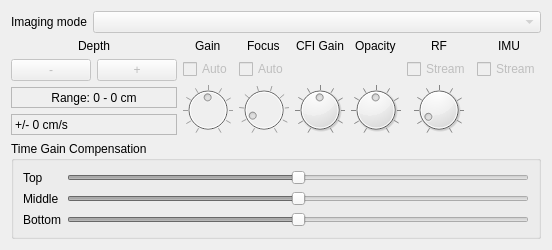
      <widget class="QWidget" name="_prms">
       <attribute name="title">
        <string>Params</string>
       </attribute>
       <layout class="QVBoxLayout" name="verticalLayout_2">
        <item>
         <layout class="QFormLayout" name="_mode_layout">
          <item row="0" column="1">
           <widget class="QComboBox" name="modes">
            <property name="enabled">
             <bool>false</bool>
            </property>
           </widget>
          </item>
          <item row="0" column="0">
           <widget class="QLabel" name="label_2">
            <property name="text">
             <string>Imaging mode</string>
            </property>
           </widget>
          </item>
         </layout>
        </item>
        <item>
         <layout class="QGridLayout" name="_dial_layout">
          <item row="0" column="0" alignment="Qt::AlignHCenter">
           <widget class="QLabel" name="depth_label">
            <property name="text">
             <string>Depth</string>
            </property>
           </widget>
          </item>
          <item row="0" column="1" alignment="Qt::AlignHCenter">
           <widget class="QLabel" name="gain_label">
            <property name="text">
             <string>Gain</string>
            </property>
           </widget>
          </item>
          <item row="0" column="2" alignment="Qt::AlignHCenter">
           <widget class="QLabel" name="focus_label">
            <property name="text">
             <string>Focus</string>
            </property>
           </widget>
          </item>
          <item row="0" column="3" alignment="Qt::AlignHCenter">
           <widget class="QLabel" name="cfigain_label">
            <property name="text">
             <string>CFI Gain</string>
            </property>
           </widget>
          </item>
          <item row="0" column="4" alignment="Qt::AlignHCenter">
           <widget class="QLabel" name="opacity_label">
            <property name="text">
             <string>Opacity</string>
            </property>
           </widget>
          </item>
          <item row="0" column="5" alignment="Qt::AlignHCenter">
           <widget class="QLabel" name="rf_label">
            <property name="text">
             <string>RF</string>
            </property>
           </widget>
          </item>
          <item row="0" column="6" alignment="Qt::AlignHCenter">
           <widget class="QLabel" name="imu_label">
            <property name="text">
             <string>IMU</string>
            </property>
           </widget>
          </item>
          <item row="1" column="0" rowspan="2">
           <layout class="QGridLayout" name="_depth_layout">
            <item row="0" column="0">
             <widget class="QPushButton" name="decdepth">
              <property name="enabled">
               <bool>false</bool>
              </property>
              <property name="text">
               <string>-</string>
              </property>
             </widget>
            </item>
            <item row="0" column="1">
             <widget class="QPushButton" name="incdepth">
              <property name="enabled">
               <bool>false</bool>
              </property>
              <property name="text">
               <string>+</string>
              </property>
             </widget>
            </item>
            <item row="1" column="0" colspan="2">
             <widget class="QLabel" name="maxdepth">
              <property name="frameShape">
               <enum>QFrame::StyledPanel</enum>
              </property>
              <property name="text">
               <string>Range: 0 - 0 cm</string>
              </property>
              <property name="alignment">
               <set>Qt::AlignCenter</set>
              </property>
             </widget>
            </item>
            <item row="2" column="0" colspan="2">
             <widget class="QLabel" name="velocity">
              <property name="enabled">
               <bool>true</bool>
              </property>
              <property name="frameShape">
               <enum>QFrame::StyledPanel</enum>
              </property>
              <property name="text">
               <string>+/- 0 cm/s</string>
              </property>
             </widget>
            </item>
           </layout>
          </item>
          <item row="1" column="1" alignment="Qt::AlignHCenter">
           <widget class="QCheckBox" name="autogain">
            <property name="enabled">
             <bool>false</bool>
            </property>
            <property name="text">
             <string>Auto</string>
            </property>
           </widget>
          </item>
          <item row="1" column="2" alignment="Qt::AlignHCenter">
           <widget class="QCheckBox" name="autofocus">
            <property name="enabled">
             <bool>false</bool>
            </property>
            <property name="text">
             <string>Auto</string>
            </property>
           </widget>
          </item>
          <item row="1" column="5" alignment="Qt::AlignHCenter">
           <widget class="QCheckBox" name="rfStream">
            <property name="enabled">
             <bool>false</bool>
            </property>
            <property name="text">
             <string>Stream</string>
            </property>
           </widget>
          </item>
          <item row="1" column="6" alignment="Qt::AlignHCenter">
           <widget class="QCheckBox" name="imu">
            <property name="enabled">
             <bool>false</bool>
            </property>
            <property name="text">
             <string>Stream</string>
            </property>
           </widget>
          </item>
          <item row="2" column="1" alignment="Qt::AlignHCenter">
           <widget class="QDial" name="gain">
            <property name="enabled">
             <bool>false</bool>
            </property>
            <property name="maximumSize">
             <size>
              <width>50</width>
              <height>50</height>
             </size>
            </property>
            <property name="toolTip">
             <string>Gain</string>
            </property>
            <property name="minimum">
             <number>1</number>
            </property>
            <property name="maximum">
             <number>100</number>
            </property>
            <property name="value">
             <number>50</number>
            </property>
            <property name="notchTarget">
             <double>10.000000000000000</double>
            </property>
            <property name="notchesVisible">
             <bool>true</bool>
            </property>
           </widget>
          </item>
          <item row="2" column="2" alignment="Qt::AlignHCenter">
           <widget class="QDial" name="focus">
            <property name="enabled">
             <bool>false</bool>
            </property>
            <property name="maximumSize">
             <size>
              <width>50</width>
              <height>50</height>
             </size>
            </property>
            <property name="toolTip">
             <string>Focus</string>
            </property>
            <property name="minimum">
             <number>1</number>
            </property>
            <property name="maximum">
             <number>10</number>
            </property>
            <property name="pageStep">
             <number>1</number>
            </property>
            <property name="value">
             <number>2</number>
            </property>
            <property name="notchTarget">
             <double>1.000000000000000</double>
            </property>
            <property name="notchesVisible">
             <bool>true</bool>
            </property>
           </widget>
          </item>
          <item row="2" column="3" alignment="Qt::AlignHCenter">
           <widget class="QDial" name="cfigain">
            <property name="maximumSize">
             <size>
              <width>50</width>
              <height>50</height>
             </size>
            </property>
            <property name="toolTip">
             <string>Color Gain</string>
            </property>
            <property name="minimum">
             <number>1</number>
            </property>
            <property name="maximum">
             <number>100</number>
            </property>
            <property name="value">
             <number>50</number>
            </property>
            <property name="notchTarget">
             <double>10.000000000000000</double>
            </property>
            <property name="notchesVisible">
             <bool>true</bool>
            </property>
           </widget>
          </item>
          <item row="2" column="4" alignment="Qt::AlignHCenter">
           <widget class="QDial" name="opacity">
            <property name="minimumSize">
             <size>
              <width>0</width>
              <height>0</height>
             </size>
            </property>
            <property name="maximumSize">
             <size>
              <width>50</width>
              <height>50</height>
             </size>
            </property>
            <property name="toolTip">
             <string>Strain Opacity</string>
            </property>
            <property name="minimum">
             <number>1</number>
            </property>
            <property name="maximum">
             <number>100</number>
            </property>
            <property name="value">
             <number>50</number>
            </property>
            <property name="notchTarget">
             <double>10.000000000000000</double>
            </property>
            <property name="notchesVisible">
             <bool>true</bool>
            </property>
           </widget>
          </item>
          <item row="2" column="5" alignment="Qt::AlignHCenter">
           <widget class="QDial" name="rfzoom">
            <property name="maximumSize">
             <size>
              <width>50</width>
              <height>50</height>
             </size>
            </property>
            <property name="toolTip">
             <string>RF Signal Zoom</string>
            </property>
            <property name="minimum">
             <number>1</number>
            </property>
            <property name="maximum">
             <number>100</number>
            </property>
            <property name="value">
             <number>10</number>
            </property>
            <property name="wrapping">
             <bool>false</bool>
            </property>
            <property name="notchTarget">
             <double>10.000000000000000</double>
            </property>
            <property name="notchesVisible">
             <bool>true</bool>
            </property>
           </widget>
          </item>
         </layout>
        </item>
        <item>
         <widget class="QGroupBox" name="tgc">
          <property name="title">
           <string>Time Gain Compensation</string>
          </property>
          <layout class="QFormLayout" name="_tgc_layout">
           <item row="0" column="1">
            <widget class="QSlider" name="tgctop">
             <property name="enabled">
              <bool>false</bool>
             </property>
             <property name="maximumSize">
              <size>
               <width>16777215</width>
               <height>16777215</height>
              </size>
             </property>
             <property name="minimum">
              <number>-20</number>
             </property>
             <property name="maximum">
              <number>20</number>
             </property>
             <property name="pageStep">
              <number>5</number>
             </property>
             <property name="orientation">
              <enum>Qt::Horizontal</enum>
             </property>
            </widget>
           </item>
           <item row="1" column="1">
            <widget class="QSlider" name="tgcmid">
             <property name="enabled">
              <bool>false</bool>
             </property>
             <property name="maximumSize">
              <size>
               <width>16777215</width>
               <height>16777215</height>
              </size>
             </property>
             <property name="minimum">
              <number>-20</number>
             </property>
             <property name="maximum">
              <number>20</number>
             </property>
             <property name="pageStep">
              <number>5</number>
             </property>
             <property name="orientation">
              <enum>Qt::Horizontal</enum>
             </property>
            </widget>
           </item>
           <item row="2" column="1">
            <widget class="QSlider" name="tgcbottom">
             <property name="enabled">
              <bool>false</bool>
             </property>
             <property name="maximumSize">
              <size>
               <width>16777215</width>
               <height>16777215</height>
              </size>
             </property>
             <property name="minimum">
              <number>-20</number>
             </property>
             <property name="maximum">
              <number>20</number>
             </property>
             <property name="pageStep">
              <number>5</number>
             </property>
             <property name="orientation">
              <enum>Qt::Horizontal</enum>
             </property>
            </widget>
           </item>
           <item row="0" column="0">
            <widget class="QLabel" name="_tgctop_label">
             <property name="text">
              <string>Top</string>
             </property>
            </widget>
           </item>
           <item row="1" column="0">
            <widget class="QLabel" name="_tgcmid_label">
             <property name="text">
              <string>Middle</string>
             </property>
            </widget>
           </item>
           <item row="2" column="0">
            <widget class="QLabel" name="_tgcbottom_label">
             <property name="text">
              <string>Bottom</string>
             </property>
            </widget>
           </item>
          </layout>
         </widget>
        </item>
       </layout>
      </widget>
